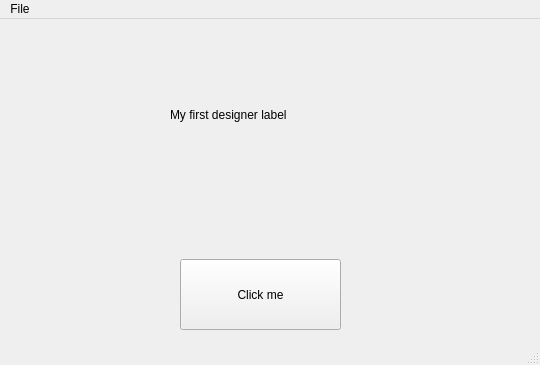
<?xml version="1.0" encoding="UTF-8"?>
<ui version="4.0">
 <class>MainWindow</class>
 <widget class="QMainWindow" name="MainWindow">
  <property name="geometry">
   <rect>
    <x>0</x>
    <y>0</y>
    <width>540</width>
    <height>365</height>
   </rect>
  </property>
  <property name="windowTitle">
   <string>MainWindow</string>
  </property>
  <widget class="QWidget" name="centralwidget">
   <widget class="QPushButton" name="click_button">
    <property name="geometry">
     <rect>
      <x>180</x>
      <y>240</y>
      <width>161</width>
      <height>71</height>
     </rect>
    </property>
    <property name="text">
     <string>Click me</string>
    </property>
   </widget>
   <widget class="QLabel" name="info_label">
    <property name="geometry">
     <rect>
      <x>170</x>
      <y>80</y>
      <width>171</width>
      <height>31</height>
     </rect>
    </property>
    <property name="text">
     <string>My first designer label</string>
    </property>
   </widget>
  </widget>
  <widget class="QMenuBar" name="menubar">
   <property name="geometry">
    <rect>
     <x>0</x>
     <y>0</y>
     <width>540</width>
     <height>22</height>
    </rect>
   </property>
   <widget class="QMenu" name="menuFile">
    <property name="title">
     <string>File</string>
    </property>
   </widget>
   <addaction name="menuFile"/>
  </widget>
  <widget class="QStatusBar" name="statusbar"/>
 </widget>
 <resources/>
 <connections/>
</ui>
